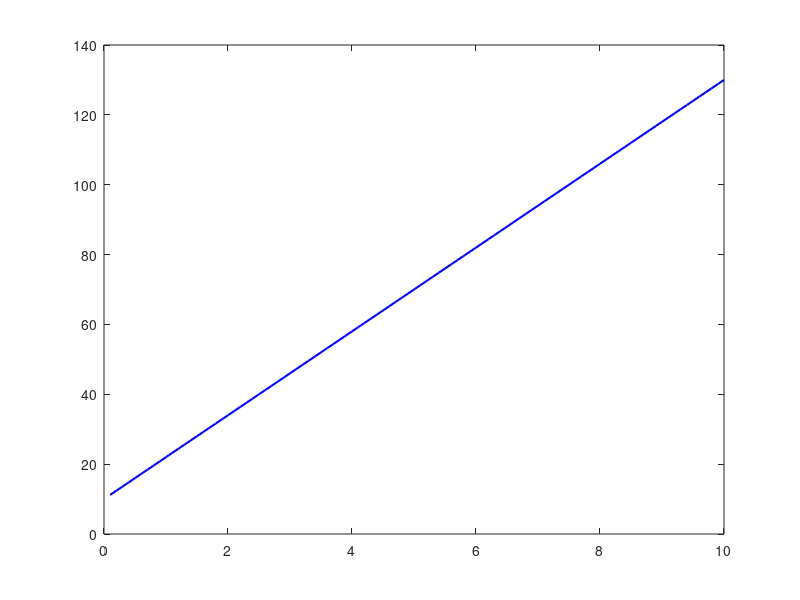

Here is the MATLAB script that generated this plot: (Note: this script raises an error after producing the figure.)
%--------------------------------------------------------------------------
% Name:            KF_train_const_speed.m
%
% Description:     A simple example of one-dimentional tracking problem
%                  using Kalman filter is demonstrated in the example. The 
%                  example is based on the description of the lecture note,
%                  which is available to download at the following link:
%                  https://courses.engr.illinois.edu/ece420/fa2017/UnderstandingKalmanFilter.pdf
%                  In particular, we are trying to estimate/track the best
%                  possible poistion and velocity of a train moving
%                  along a railway line in this example. As a control input  
%                  signal to the system, the train driver may apply brake or
%                  acceleration as required in order to change the dynamics of the 
%                  train movement. However, it is assume that the train is 
%                  moving with a constant speed and the system input signal
%                  is also constant (constant force) in this particular example
%                  for simplicity. 
%
%
% Author:          Cung Lian Sang
%                  salaikyonekyone12@gmail.com (or)
%                  csang@tecahfak.uni-bielefeld.de
%
% Date:            August 13, 2018
%--------------------------------------------------------------------------


close all; clear; clc;

%%%%%%%%%%%%%%%%%%%%%%%%%%%%%%%%%%%%%%%%%%%%%%%
%%% Initial Parameters & System Design %%%%%%%%
%%%%%%%%%%%%%%%%%%%%%%%%%%%%%%%%%%%%%%%%%%%%%%%

no_Samples = 100;        % no. of samples
init_vel = 12;          % initial constant velocity in m/s
delta_t = 0.1;          % update rate of the tracking (every xx seconds)
time_rate = delta_t: delta_t: delta_t * no_Samples; % length = no. of samples

Xtrue = zeros(2, no_Samples);    % Vector of true value (for graph)
init_pos = 10;                   % initial position

% System of equation for position and velocity.
Xtrue(1,:) = init_pos + init_vel .* time_rate;  % true train position
Xtrue(2,:) = init_vel;   % constant velocity 


% Previous state (a priori) estimated value 
Xk_prev = [];           % \cap{x_k}_minus symbol (a priori)

% Current state (a posteriori) estimated value (initial guess): 
Xk = [10;               % this is our initial guess (a posteriori)
     0.8 * init_vel];

% State Transition Matrix A represents the dynamics of the system: 
% see the system of equations and the detialed infos in the mentioned paper
% where the link is provided in the description above.
A = [1  delta_t; 
    0   1];

% Control Matix B represents the control signal input in the system. 
B = [(delta_t * delta_t)./2;    % see the details in the mentioned paper
    delta_t];

% The control input signal (Assume as a constant force for simplicity)
uk = 0.5 ;      % it is the input froce (f_t/m) in the mentioned paper

% The error matrix (or the confidence matrix): Pk states whether more weight
% should be given to the new measurement or to the model estimated value.
Pk = [1.5  0;
      0    1];          % Pk cannot be zero in initial guess (a posteriori)
Pk_prev = [];           % P_k_minus symbol in the paper (a Priori)

% Q is the process noise covariance. It represents the amount of uncertainty
% in the model. In practice, it is really difficult to know the exact
% value. Normally, it is assumed that the noise is Gaussian with zero mean.
Q = [0.0001  0 ;         % process noise sample value
     0        0.001];

 % The covariance of Q can be approximated as follows according to the example 
% described in wikipedia availabe at https://en.wikipedia.org/wiki/Kalman_filter
% Q = [(delta_t.^4)./4  (delta_t.^3)./2 ;     
%      (delta_t.^3)./2   (delta_t.^2)];

% H is the measurement matrix or Observation model matrix.  see the details
% in the paper provided in the description. 
H = [1  0;
     0  1];

% R is the measurement noise covariance. It represents the amount of errror
% in our measurement. In practice, this value can be found statistically.     
R = [0.5  0;        % measurement noise (feel free to play with the value)
     0    0.5];

% Buffers for plotting the results on the Graph
Xk_buffer = zeros(2, no_Samples);      % Kalman's estimated data buffer             
Z_buffer = zeros(2, no_Samples);       % noisy measurement data buffer
Pk_buffer = zeros(2, no_Samples);      % error covariance data buffer


%%%%%%%%%%%%%%%%%%%%%%%%%%%%%%%%%%%%%%%%
%%% Kalman Iteration %%%%%%%%%%%%%%%%%%%
%%%%%%%%%%%%%%%%%%%%%%%%%%%%%%%%%%%%%%%%

for i = 1 : no_Samples
    
    % Z is the measurement vector. Here, the simulated noise is added to the 
    % the real position and velocity data. In practice, the real data should come here.
    Z = Xtrue(:, i) + 10 .* randn;    % simulated noise multipy by xx times
    Z_buffer(:, i) = Z;
        
    
    %%%%%%%%%%%%%%%%%%%%%%%%%%%%%%%%%%%%%%%%%%%%%%%
    %%% Time Update (a.k.a. Prediction stage)%%%%%%
    %%%%%%%%%%%%%%%%%%%%%%%%%%%%%%%%%%%%%%%%%%%%%%%   
    % 1. Project the state ahead
    Xk_prev = A * Xk + B * uk;          
    
    % 2. Project the error covariance ahead
    Pk_prev = A * Pk * A' + Q;  % Initial value for Pk shoud be guessed.                   
                                   
    
    %%%%%%%%%%%%%%%%%%%%%%%%%%%%%%%%%%%%%%%%%%%%%%%%%%%%%%%%%%%%%%%%%%%%%%%
    %%% Measurement Update (a.k.a. Correction or Innovation stage) %%%%%%%
    %%%%%%%%%%%%%%%%%%%%%%%%%%%%%%%%%%%%%%%%%%%%%%%%%%%%%%%%%%%%%%%%%%%%%%%
    S = H * Pk_prev * H' + R;   % prepare for the inverse Matrix
    
    % 1. compute the Kalman gain
    K = (Pk_prev * H')/S;       % K = Pk_prev * H' * inv(S); 
    
    % 2. update the estimate with measurement Zk
    Xk = Xk_prev + K * (Z - H * Xk_prev);
    Xk_buffer(:, i) = Xk;             % just for graphical result
    
    % 3. Update the error Covariance
    Pk = Pk_prev - K * H * Pk_prev;   % Pk = (I - K*H)Pk_prev
    
%     Pk_buffer(1, i) = Pk;           % for graphical result purpose only
    
end


% Moving Average Filter for comparing the results
movingAverage = zeros(2, no_Samples);
windowSize = 5;
b = (1/windowSize)*ones(1,windowSize);
a = 1;
movingAverage(1,:) = filter(b, a, Z_buffer(1,:));
movingAverage(2,:) = filter(b, a, Z_buffer(2,:));


%%%%%%%%%%%%%%%%%%%%%%%%%%%%%%%%%%%%%%%%%%%%
%%% Plot the resultant graph %%%%%%%%%%%%%%%
%%%%%%%%%%%%%%%%%%%%%%%%%%%%%%%%%%%%%%%%%%%%

% Graphcial comparison b/w Kalman filter and Noisy Measurement (Position)
figure;
% subplot(2,1,1)
plot(time_rate, Xtrue(1,:), 'b', 'LineWidth', 1.5);
hold on;
scatter(time_rate, Z_buffer(1,:), '+', 'k', 'LineWidth', 1.5);
plot(time_rate, Xk_buffer(1,:), 'm--*', 'LineWidth', 1);
plot(time_rate, movingAverage(1,:), 'r--d', 'LineWidth', 1);
title('Position of one-dimentional train tracking example');
xlabel('Time in seconds');
ylabel('Position of the Train (meter in 1D)');
legend('True value','Measurements','Kalman Filter', 'Moving Aveage');
hold off;

%Graphical result (Velocity)
figure
% subplot(2,1,2)
plot(time_rate, Xtrue(2,:), 'b', 'LineWidth', 1.5);
hold on;
% scatter(time_rate, Z_buffer(2,:), '+', 'k', 'LineWidth', 1.5);
scatter(time_rate, Z_buffer(2,:), [], '+');
plot(time_rate, Xk_buffer(2,:), 'm--*', 'LineWidth', 1);
plot(time_rate, movingAverage(2,:), 'r--d', 'LineWidth', 1);
title('Velocity of one-dimentional train tracking example');
xlabel('Time in seconds');
ylabel('Velocity of the Train (m/s)');
legend('True value','Measurements','Kalman Filter', 'Moving Average');
hold off;


